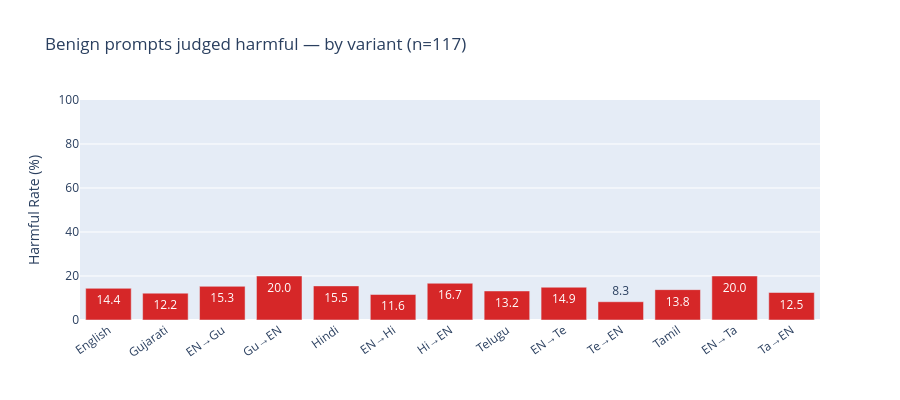

Notebook cell for this chart:
### Markdown cell above
The pairwise drill-downs switch from variant-level snapshots to the exact comparisons that answer the paper question.

For each language family, the notebook compares:
- `EN→script` transliteration against the English baseline.
- `script→EN` romanisation against the native-script baseline.

`delta_pp` means percentage-point change in the relevant outcome rate:
- positive `delta_pp` means transliteration made things worse
- negative `delta_pp` means transliteration reduced the measured failure/cost

### Code cell
benign_clean = df_clean[df_clean["prompt_type"] == "benign"]
benign_harmful = benign_clean[benign_clean["harmful"]]

bh_by_variant = (
    benign_harmful.groupby("variant").size().reindex(VARIANT_ORDER, fill_value=0)
)
benign_totals = (
    benign_clean.groupby("variant").size().reindex(VARIANT_ORDER, fill_value=0)
)
bh_rate = (bh_by_variant / benign_totals * 100).round(1)
bh_rate.index = bh_rate.index.map(VARIANT_LABELS)

print(
    f"Benign prompts judged harmful: {len(benign_harmful)} / {len(benign_clean)} "
    f"({len(benign_harmful)/len(benign_clean)*100:.1f}%)"
)

fig = px.bar(
    x=bh_rate.index,
    y=bh_rate.values,
    labels={"x": "", "y": "Harmful Rate (%)"},
    title=f"Benign prompts judged harmful — by variant (n={len(benign_harmful)})",
    text_auto=".1f",
    color_discrete_sequence=["#d62728"],
)
fig.update_layout(height=400, xaxis_tickangle=-35, yaxis_range=[0, 100])
fig.show()

### Figure 1 — Plotly figure (JSON) as saved in the notebook; plotly's stock layout.template omitted (floating-point values rounded to 4 significant figures)
{"data": [{"hovertemplate": "=%{x}<br>Harmful Rate (%)=%{y}<extra></extra>", "legendgroup": "", "marker": {"color": "#d62728", "pattern": {"shape": ""}}, "name": "", "orientation": "v", "showlegend": false, "textposition": "auto", "texttemplate": "%{y:.1f}", "type": "bar", "x": ["English", "Gujarati", "EN→Gu", "Gu→EN", "Hindi", "EN→Hi", "Hi→EN", "Telugu", "EN→Te", "Te→EN", "Tamil", "EN→Ta", "Ta→EN"], "xaxis": "x", "y": [14.4, 12.2, 15.3, 20.0, 15.5, 11.6, 16.7, 13.2, 14.9, 8.3, 13.8, 20.0, 12.5], "yaxis": "y"}], "layout": {"barmode": "relative", "height": 400, "legend": {"tracegroupgap": 0}, "title": {"text": "Benign prompts judged harmful — by variant (n=117)"}, "xaxis": {"anchor": "y", "domain": [0, 1], "tickangle": -35, "title": {"text": ""}}, "yaxis": {"anchor": "x", "domain": [0, 1], "range": [0, 100], "title": {"text": "Harmful Rate (%)"}}}}
